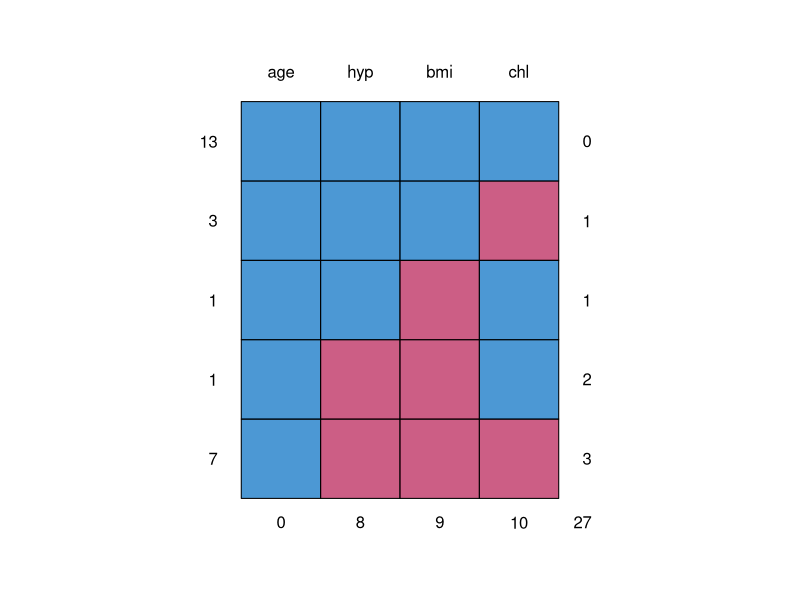
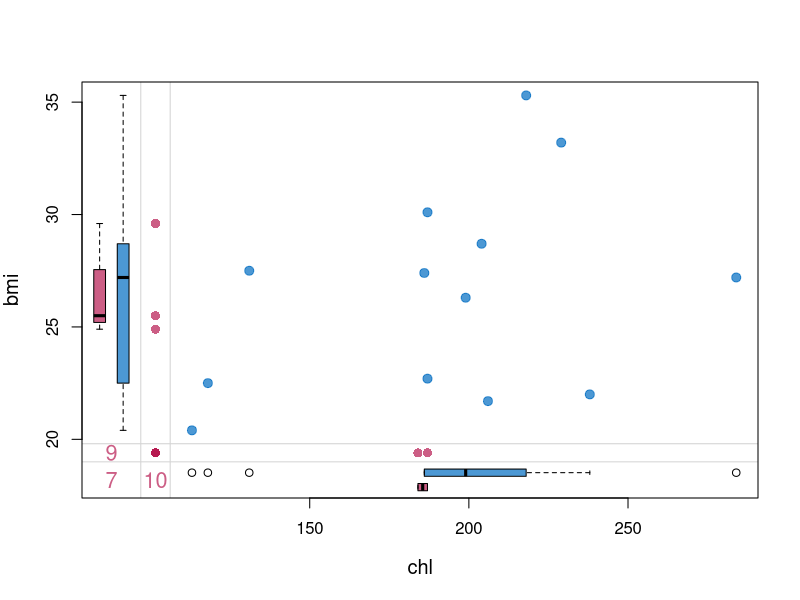
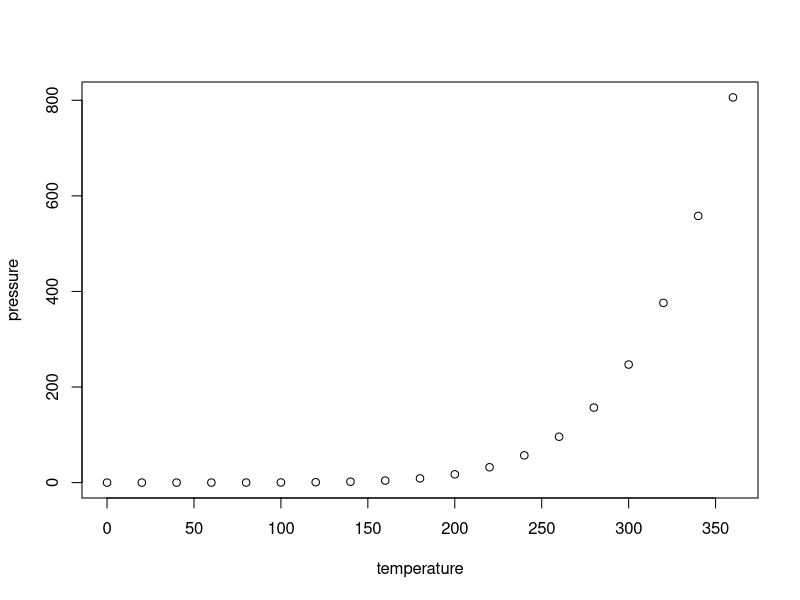

The R script that drew these images, in order:
## ---- chunk 1
knitr::opts_chunk$set(echo = FALSE)
# library packages ===========================================================
library(mice)
library(VIM)
## ---- chunk 2
# explore dataset ============================================================
head(nhanes)
str(nhanes)
## ---- chunk 3
md.pattern(nhanes)
## ---- chunk 4
md.pairs(nhanes)
## ---- chunk 5
marginplot(nhanes[, c('chl', 'bmi')], 
           col = mdc(1:2), 
           cex = 1.2, 
           cex.lab = 1.2, 
           cex.numbers = 1.3, 
           pch = 19)
## ---- chunk 6
summary(cars)
## ---- chunk 7
plot(pressure)
